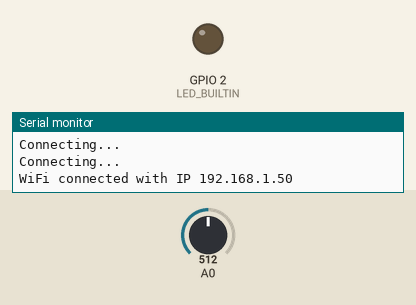
Simulated run of this program. Board: ESP8266 (NodeMCU). Parts: output pins drawn as LEDs (lit = HIGH, except the on-board LED, lit = LOW), the last lines printed to the serial monitor. Inputs (shaded band) come from the test bench; at power-on: A0 = 512. WiFi joins after 1.5 s; servers stay silent unless stated; uploads are accepted with an empty reply.

Above: at 3.9 s.
At 6.95 s:
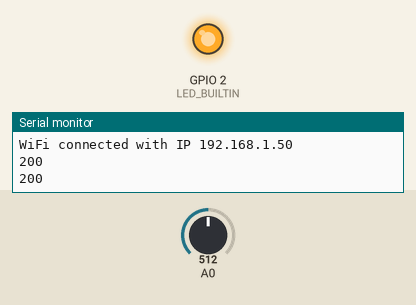
Timing chart, 0 to 8.2 s (numbered marks = the images above):
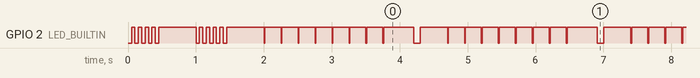

Measured:
- by itself, GPIO 2 (LED_BUILTIN): moves between LOW and HIGH, repeating every 32.2 s
- by itself, everything shown: repeats every 2.7 s, in 10 steps

The program:

main.cpp
```cpp
// (licence header left out)
#include <Arduino.h>
#include <ESP8266HTTPClient.h>
#include <ESP8266WiFi.h>
#include "WiFiCredentials.h"
#include "main.h"

//
// Initial entry point
//
void setup()
{
  Serial.begin(9600);
  pinMode(LED_BUILTIN, OUTPUT);

  // Wait for 3 seconds at startup for
  // a serial connection to be attached.
  while (!Serial) {
    blink(20, 50, 100);
  }

  // Begin the WiFi connection procedure.
  connect_to_wifi();
}

//
// Main loop function
//
void loop()
{
  // char msg[64];
  // sprintf(msg, "%s %s",
  //   wl_status_to_string(WiFi.status()),
  //   WiFi.localIP().toString().c_str());
  // Serial.println(msg);
  // sprintf(msg, "%f C", tempC);
  // Serial.println(msg);
  // blink(1, 100, 400);

  char payload[64];
  float tempC = getAvgTemperature(8, 250, 0.2);
  sprintf(payload, "{\"celsius\":%f}", tempC);

  HTTPClient http;
  http.begin("http://*SNIP*/temperature");
  http.addHeader("Authorization", "Bearer *SNIP*");
  http.addHeader("Content-Type", "application/json");
  int httpCode = http.POST(payload);
  Serial.println(httpCode);

  blink(1, 100, 400);
}

//
// Connect to WiFi while blinking.
//
void connect_to_wifi() {
  char msg[64];
  sprintf(msg, "Connecting to %s", WIFI_SSID);
  Serial.println(msg);

  WiFi.mode(WIFI_STA);
  WiFi.begin(WIFI_SSID, WIFI_PASSWORD);

  while (WiFi.status() != WL_CONNECTED)
  {
    Serial.println("Connecting...");
    blink(5, 50, 50);
    delay(500);
  }

  sprintf(msg, "WiFi connected with IP %s", WiFi.localIP().toString().c_str());
  Serial.println(msg);
}

//
// Blink very fast like something exciting is
// happening and you want everyone to know!
//
void blink(int count, int on, int off) {
  for (int i = 0; i < count; i++) {
    digitalWrite(LED_BUILTIN, LOW);
    delay(on);
    digitalWrite(LED_BUILTIN, HIGH);
    delay(off);
  }
}

//
// Take a number of temperature samples and return avg.
//
float getAvgTemperature(int samples, int interval, float adjustment) {
  float tempC = 0.0;
  for (int i = 0; i < samples; i++) {
    float milliVolts = analogRead(A0) * (3.3 - adjustment);
    float volts = milliVolts / 1024.0;
    tempC += (volts - 0.5) * 100;
    blink(1, 10, interval - 10);
  }
  return tempC / samples;
}

//
// WiFi status helper.
//
const char* wl_status_to_string(wl_status_t status) {
  switch (status) {
    case WL_NO_SHIELD: return "WL_NO_SHIELD";
    case WL_IDLE_STATUS: return "WL_IDLE_STATUS";
    case WL_NO_SSID_AVAIL: return "WL_NO_SSID_AVAIL";
    case WL_SCAN_COMPLETED: return "WL_SCAN_COMPLETED";
    case WL_CONNECTED: return "WL_CONNECTED";
    case WL_CONNECT_FAILED: return "WL_CONNECT_FAILED";
    case WL_CONNECTION_LOST: return "WL_CONNECTION_LOST";
    case WL_DISCONNECTED: return "WL_DISCONNECTED";
  }
}
```

WiFiCredentials.h
```cpp
// (licence header left out)
#define WIFI_SSID "ssidhere"
#define WIFI_PASSWORD "passwordhere"
```

main.h
```cpp
// (licence header left out)
void connect_to_wifi();
void blink(int count, int on, int off);
float getAvgTemperature(int samples, int interval, float adjustment);
const char* wl_status_to_string(wl_status_t status);
```
